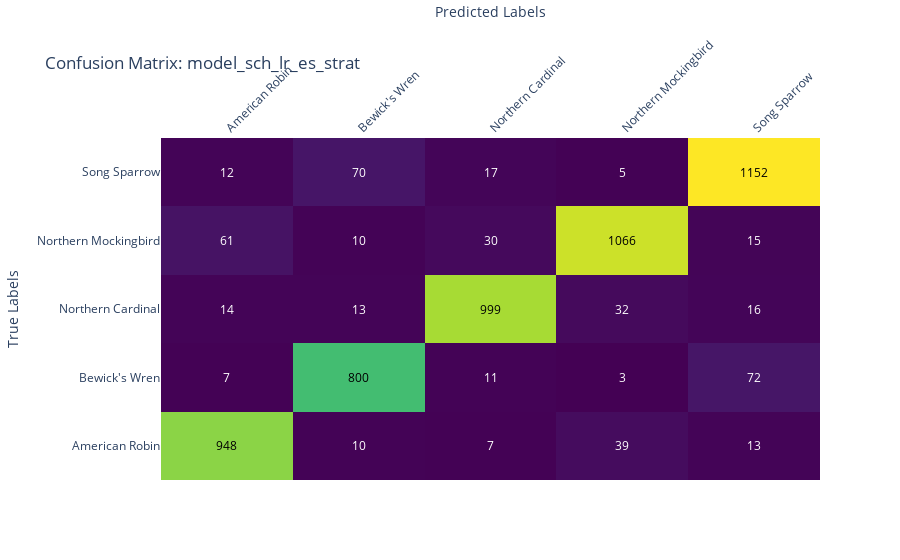
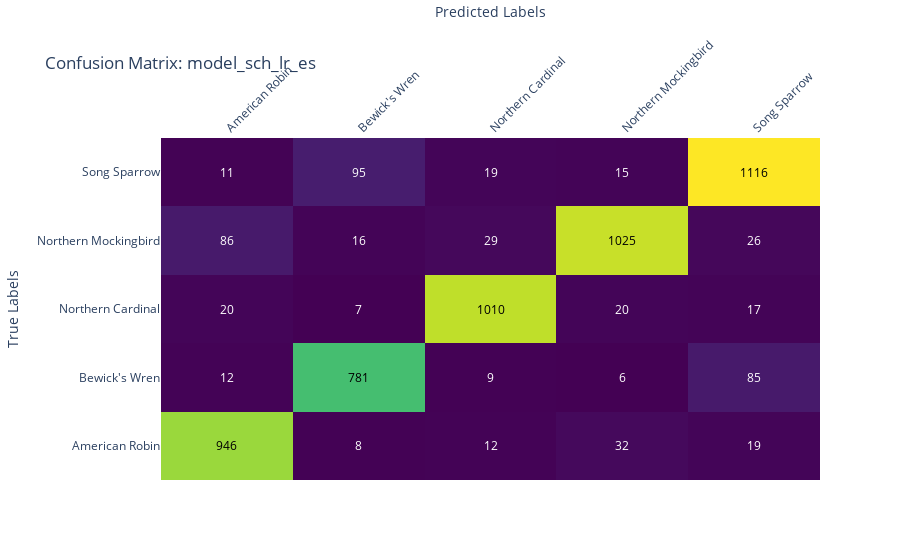
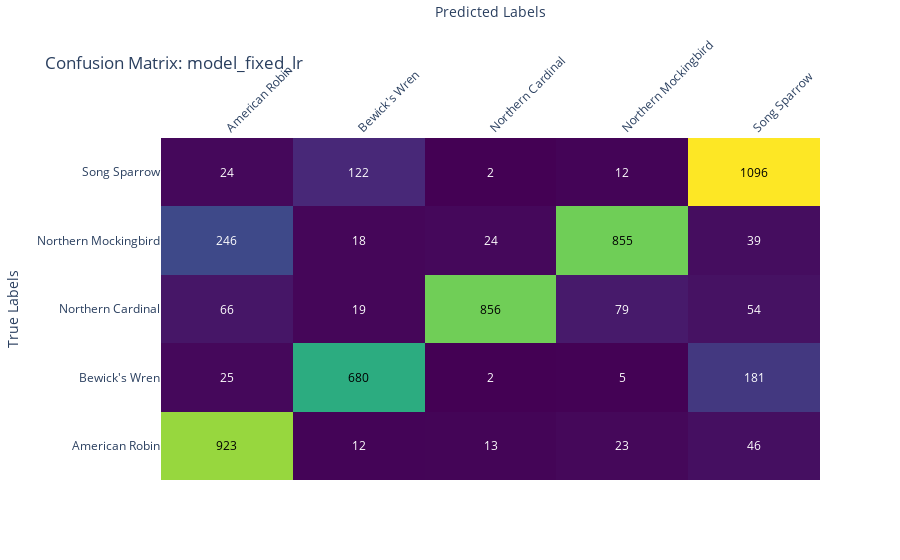

Notebook source saved alongside these figures, in order:
### Code cell
# Instantiate dataset class
bird_dataset = BirdSongDataset(csv_file=paths['csv_file_path'], root_dir=paths['wav_files_dir'])
label_encoder = bird_dataset.get_label_encoder()
test_loader = torch.utils.data.DataLoader(bird_dataset, batch_size=64, shuffle=False)
criterion = torch.nn.CrossEntropyLoss()

# List of model directories to evaluate
model_directories = ['model_sch_lr_es_strat', 'model_sch_lr_es', 'model_fixed_lr']

for model_dir in model_directories:
    evaluate_model(model_dir)

### Figure 1 — Plotly figure (JSON) as saved in the notebook; plotly's stock layout.template omitted (floating-point values rounded to 4 significant figures)
{"data": [{"colorscale": [[0, "#440154"], [0.1111, "#482878"], [0.2222, "#3e4989"], [0.3333, "#31688e"], [0.4444, "#26828e"], [0.5556, "#1f9e89"], [0.6667, "#35b779"], [0.7778, "#6ece58"], [0.8889, "#b5de2b"], [1, "#fde725"]], "reversescale": false, "showscale": false, "type": "heatmap", "x": ["American Robin", "Bewick's Wren", "Northern Cardinal", "Northern Mockingbird", "Song Sparrow"], "y": ["American Robin", "Bewick's Wren", "Northern Cardinal", "Northern Mockingbird", "Song Sparrow"], "z": [[948, 10, 7, 39, 13], [7, 800, 11, 3, 72], [14, 13, 999, 32, 16], [61, 10, 30, 1066, 15], [12, 70, 17, 5, 1152]]}], "layout": {"annotations": [{"font": {"color": "#000000"}, "showarrow": false, "text": "948", "x": "American Robin", "xref": "x", "y": "American Robin", "yref": "y"}, {"font": {"color": "#FFFFFF"}, "showarrow": false, "text": "10", "x": "Bewick's Wren", "xref": "x", "y": "American Robin", "yref": "y"}, {"font": {"color": "#FFFFFF"}, "showarrow": false, "text": "7", "x": "Northern Cardinal", "xref": "x", "y": "American Robin", "yref": "y"}, {"font": {"color": "#FFFFFF"}, "showarrow": false, "text": "39", "x": "Northern Mockingbird", "xref": "x", "y": "American Robin", "yref": "y"}, {"font": {"color": "#FFFFFF"}, "showarrow": false, "text": "13", "x": "Song Sparrow", "xref": "x", "y": "American Robin", "yref": "y"}, {"font": {"color": "#FFFFFF"}, "showarrow": false, "text": "7", "x": "American Robin", "xref": "x", "y": "Bewick's Wren", "yref": "y"}, {"font": {"color": "#000000"}, "showarrow": false, "text": "800", "x": "Bewick's Wren", "xref": "x", "y": "Bewick's Wren", "yref": "y"}, {"font": {"color": "#FFFFFF"}, "showarrow": false, "text": "11", "x": "Northern Cardinal", "xref": "x", "y": "Bewick's Wren", "yref": "y"}, {"font": {"color": "#FFFFFF"}, "showarrow": false, "text": "3", "x": "Northern Mockingbird", "xref": "x", "y": "Bewick's Wren", "yref": "y"}, {"font": {"color": "#FFFFFF"}, "showarrow": false, "text": "72", "x": "Song Sparrow", "xref": "x", "y": "Bewick's Wren", "yref": "y"}, {"font": {"color": "#FFFFFF"}, "showarrow": false, "text": "14", "x": "American Robin", "xref": "x", "y": "Northern Cardinal", "yref": "y"}, {"font": {"color": "#FFFFFF"}, "showarrow": false, "text": "13", "x": "Bewick's Wren", "xref": "x", "y": "Northern Cardinal", "yref": "y"}, {"font": {"color": "#000000"}, "showarrow": false, "text": "999", "x": "Northern Cardinal", "xref": "x", "y": "Northern Cardinal", "yref": "y"}, {"font": {"color": "#FFFFFF"}, "showarrow": false, "text": "32", "x": "Northern Mockingbird", "xref": "x", "y": "Northern Cardinal", "yref": "y"}, {"font": {"color": "#FFFFFF"}, "showarrow": false, "text": "16", "x": "Song Sparrow", "xref": "x", "y": "Northern Cardinal", "yref": "y"}, {"font": {"color": "#FFFFFF"}, "showarrow": false, "text": "61", "x": "American Robin", "xref": "x", "y": "Northern Mockingbird", "yref": "y"}, {"font": {"color": "#FFFFFF"}, "showarrow": false, "text": "10", "x": "Bewick's Wren", "xref": "x", "y": "Northern Mockingbird", "yref": "y"}, {"font": {"color": "#FFFFFF"}, "showarrow": false, "text": "30", "x": "Northern Cardinal", "xref": "x", "y": "Northern Mockingbird", "yref": "y"}, {"font": {"color": "#000000"}, "showarrow": false, "text": "1066", "x": "Northern Mockingbird", "xref": "x", "y": "Northern Mockingbird", "yref": "y"}, {"font": {"color": "#FFFFFF"}, "showarrow": false, "text": "15", "x": "Song Sparrow", "xref": "x", "y": "Northern Mockingbird", "yref": "y"}, {"font": {"color": "#FFFFFF"}, "showarrow": false, "text": "12", "x": "American Robin", "xref": "x", "y": "Song Sparrow", "yref": "y"}, {"font": {"color": "#FFFFFF"}, "showarrow": false, "text": "70", "x": "Bewick's Wren", "xref": "x", "y": "Song Sparrow", "yref": "y"}, {"font": {"color": "#FFFFFF"}, "showarrow": false, "text": "17", "x": "Northern Cardinal", "xref": "x", "y": "Song Sparrow", "yref": "y"}, {"font": {"color": "#FFFFFF"}, "showarrow": false, "text": "5", "x": "Northern Mockingbird", "xref": "x", "y": "Song Sparrow", "yref": "y"}, {"font": {"color": "#000000"}, "showarrow": false, "text": "1152", "x": "Song Sparrow", "xref": "x", "y": "Song Sparrow", "yref": "y"}], "title": {"text": "Confusion Matrix: model_sch_lr_es_strat"}, "xaxis": {"dtick": 1, "gridcolor": "rgb(0, 0, 0)", "side": "top", "tickangle": -45, "ticks": "", "ticktext": ["American Robin", "Bewick's Wren", "Northern Cardinal", "Northern Mockingbird", "Song Sparrow"], "tickvals": [0, 1, 2, 3, 4], "title": {"text": "Predicted Labels"}}, "yaxis": {"dtick": 1, "ticks": "", "ticksuffix": "  ", "ticktext": ["American Robin", "Bewick's Wren", "Northern Cardinal", "Northern Mockingbird", "Song Sparrow"], "tickvals": [0, 1, 2, 3, 4], "title": {"text": "True Labels"}}}}

### Figure 2 — Plotly figure (JSON) as saved in the notebook; plotly's stock layout.template omitted (floating-point values rounded to 4 significant figures)
{"data": [{"colorscale": [[0, "#440154"], [0.1111, "#482878"], [0.2222, "#3e4989"], [0.3333, "#31688e"], [0.4444, "#26828e"], [0.5556, "#1f9e89"], [0.6667, "#35b779"], [0.7778, "#6ece58"], [0.8889, "#b5de2b"], [1, "#fde725"]], "reversescale": false, "showscale": false, "type": "heatmap", "x": ["American Robin", "Bewick's Wren", "Northern Cardinal", "Northern Mockingbird", "Song Sparrow"], "y": ["American Robin", "Bewick's Wren", "Northern Cardinal", "Northern Mockingbird", "Song Sparrow"], "z": [[946, 8, 12, 32, 19], [12, 781, 9, 6, 85], [20, 7, 1010, 20, 17], [86, 16, 29, 1025, 26], [11, 95, 19, 15, 1116]]}], "layout": {"annotations": [{"font": {"color": "#000000"}, "showarrow": false, "text": "946", "x": "American Robin", "xref": "x", "y": "American Robin", "yref": "y"}, {"font": {"color": "#FFFFFF"}, "showarrow": false, "text": "8", "x": "Bewick's Wren", "xref": "x", "y": "American Robin", "yref": "y"}, {"font": {"color": "#FFFFFF"}, "showarrow": false, "text": "12", "x": "Northern Cardinal", "xref": "x", "y": "American Robin", "yref": "y"}, {"font": {"color": "#FFFFFF"}, "showarrow": false, "text": "32", "x": "Northern Mockingbird", "xref": "x", "y": "American Robin", "yref": "y"}, {"font": {"color": "#FFFFFF"}, "showarrow": false, "text": "19", "x": "Song Sparrow", "xref": "x", "y": "American Robin", "yref": "y"}, {"font": {"color": "#FFFFFF"}, "showarrow": false, "text": "12", "x": "American Robin", "xref": "x", "y": "Bewick's Wren", "yref": "y"}, {"font": {"color": "#000000"}, "showarrow": false, "text": "781", "x": "Bewick's Wren", "xref": "x", "y": "Bewick's Wren", "yref": "y"}, {"font": {"color": "#FFFFFF"}, "showarrow": false, "text": "9", "x": "Northern Cardinal", "xref": "x", "y": "Bewick's Wren", "yref": "y"}, {"font": {"color": "#FFFFFF"}, "showarrow": false, "text": "6", "x": "Northern Mockingbird", "xref": "x", "y": "Bewick's Wren", "yref": "y"}, {"font": {"color": "#FFFFFF"}, "showarrow": false, "text": "85", "x": "Song Sparrow", "xref": "x", "y": "Bewick's Wren", "yref": "y"}, {"font": {"color": "#FFFFFF"}, "showarrow": false, "text": "20", "x": "American Robin", "xref": "x", "y": "Northern Cardinal", "yref": "y"}, {"font": {"color": "#FFFFFF"}, "showarrow": false, "text": "7", "x": "Bewick's Wren", "xref": "x", "y": "Northern Cardinal", "yref": "y"}, {"font": {"color": "#000000"}, "showarrow": false, "text": "1010", "x": "Northern Cardinal", "xref": "x", "y": "Northern Cardinal", "yref": "y"}, {"font": {"color": "#FFFFFF"}, "showarrow": false, "text": "20", "x": "Northern Mockingbird", "xref": "x", "y": "Northern Cardinal", "yref": "y"}, {"font": {"color": "#FFFFFF"}, "showarrow": false, "text": "17", "x": "Song Sparrow", "xref": "x", "y": "Northern Cardinal", "yref": "y"}, {"font": {"color": "#FFFFFF"}, "showarrow": false, "text": "86", "x": "American Robin", "xref": "x", "y": "Northern Mockingbird", "yref": "y"}, {"font": {"color": "#FFFFFF"}, "showarrow": false, "text": "16", "x": "Bewick's Wren", "xref": "x", "y": "Northern Mockingbird", "yref": "y"}, {"font": {"color": "#FFFFFF"}, "showarrow": false, "text": "29", "x": "Northern Cardinal", "xref": "x", "y": "Northern Mockingbird", "yref": "y"}, {"font": {"color": "#000000"}, "showarrow": false, "text": "1025", "x": "Northern Mockingbird", "xref": "x", "y": "Northern Mockingbird", "yref": "y"}, {"font": {"color": "#FFFFFF"}, "showarrow": false, "text": "26", "x": "Song Sparrow", "xref": "x", "y": "Northern Mockingbird", "yref": "y"}, {"font": {"color": "#FFFFFF"}, "showarrow": false, "text": "11", "x": "American Robin", "xref": "x", "y": "Song Sparrow", "yref": "y"}, {"font": {"color": "#FFFFFF"}, "showarrow": false, "text": "95", "x": "Bewick's Wren", "xref": "x", "y": "Song Sparrow", "yref": "y"}, {"font": {"color": "#FFFFFF"}, "showarrow": false, "text": "19", "x": "Northern Cardinal", "xref": "x", "y": "Song Sparrow", "yref": "y"}, {"font": {"color": "#FFFFFF"}, "showarrow": false, "text": "15", "x": "Northern Mockingbird", "xref": "x", "y": "Song Sparrow", "yref": "y"}, {"font": {"color": "#000000"}, "showarrow": false, "text": "1116", "x": "Song Sparrow", "xref": "x", "y": "Song Sparrow", "yref": "y"}], "title": {"text": "Confusion Matrix: model_sch_lr_es"}, "xaxis": {"dtick": 1, "gridcolor": "rgb(0, 0, 0)", "side": "top", "tickangle": -45, "ticks": "", "ticktext": ["American Robin", "Bewick's Wren", "Northern Cardinal", "Northern Mockingbird", "Song Sparrow"], "tickvals": [0, 1, 2, 3, 4], "title": {"text": "Predicted Labels"}}, "yaxis": {"dtick": 1, "ticks": "", "ticksuffix": "  ", "ticktext": ["American Robin", "Bewick's Wren", "Northern Cardinal", "Northern Mockingbird", "Song Sparrow"], "tickvals": [0, 1, 2, 3, 4], "title": {"text": "True Labels"}}}}

### Figure 3 — Plotly figure (JSON) as saved in the notebook; plotly's stock layout.template omitted (floating-point values rounded to 4 significant figures)
{"data": [{"colorscale": [[0, "#440154"], [0.1111, "#482878"], [0.2222, "#3e4989"], [0.3333, "#31688e"], [0.4444, "#26828e"], [0.5556, "#1f9e89"], [0.6667, "#35b779"], [0.7778, "#6ece58"], [0.8889, "#b5de2b"], [1, "#fde725"]], "reversescale": false, "showscale": false, "type": "heatmap", "x": ["American Robin", "Bewick's Wren", "Northern Cardinal", "Northern Mockingbird", "Song Sparrow"], "y": ["American Robin", "Bewick's Wren", "Northern Cardinal", "Northern Mockingbird", "Song Sparrow"], "z": [[923, 12, 13, 23, 46], [25, 680, 2, 5, 181], [66, 19, 856, 79, 54], [246, 18, 24, 855, 39], [24, 122, 2, 12, 1096]]}], "layout": {"annotations": [{"font": {"color": "#000000"}, "showarrow": false, "text": "923", "x": "American Robin", "xref": "x", "y": "American Robin", "yref": "y"}, {"font": {"color": "#FFFFFF"}, "showarrow": false, "text": "12", "x": "Bewick's Wren", "xref": "x", "y": "American Robin", "yref": "y"}, {"font": {"color": "#FFFFFF"}, "showarrow": false, "text": "13", "x": "Northern Cardinal", "xref": "x", "y": "American Robin", "yref": "y"}, {"font": {"color": "#FFFFFF"}, "showarrow": false, "text": "23", "x": "Northern Mockingbird", "xref": "x", "y": "American Robin", "yref": "y"}, {"font": {"color": "#FFFFFF"}, "showarrow": false, "text": "46", "x": "Song Sparrow", "xref": "x", "y": "American Robin", "yref": "y"}, {"font": {"color": "#FFFFFF"}, "showarrow": false, "text": "25", "x": "American Robin", "xref": "x", "y": "Bewick's Wren", "yref": "y"}, {"font": {"color": "#000000"}, "showarrow": false, "text": "680", "x": "Bewick's Wren", "xref": "x", "y": "Bewick's Wren", "yref": "y"}, {"font": {"color": "#FFFFFF"}, "showarrow": false, "text": "2", "x": "Northern Cardinal", "xref": "x", "y": "Bewick's Wren", "yref": "y"}, {"font": {"color": "#FFFFFF"}, "showarrow": false, "text": "5", "x": "Northern Mockingbird", "xref": "x", "y": "Bewick's Wren", "yref": "y"}, {"font": {"color": "#FFFFFF"}, "showarrow": false, "text": "181", "x": "Song Sparrow", "xref": "x", "y": "Bewick's Wren", "yref": "y"}, {"font": {"color": "#FFFFFF"}, "showarrow": false, "text": "66", "x": "American Robin", "xref": "x", "y": "Northern Cardinal", "yref": "y"}, {"font": {"color": "#FFFFFF"}, "showarrow": false, "text": "19", "x": "Bewick's Wren", "xref": "x", "y": "Northern Cardinal", "yref": "y"}, {"font": {"color": "#000000"}, "showarrow": false, "text": "856", "x": "Northern Cardinal", "xref": "x", "y": "Northern Cardinal", "yref": "y"}, {"font": {"color": "#FFFFFF"}, "showarrow": false, "text": "79", "x": "Northern Mockingbird", "xref": "x", "y": "Northern Cardinal", "yref": "y"}, {"font": {"color": "#FFFFFF"}, "showarrow": false, "text": "54", "x": "Song Sparrow", "xref": "x", "y": "Northern Cardinal", "yref": "y"}, {"font": {"color": "#FFFFFF"}, "showarrow": false, "text": "246", "x": "American Robin", "xref": "x", "y": "Northern Mockingbird", "yref": "y"}, {"font": {"color": "#FFFFFF"}, "showarrow": false, "text": "18", "x": "Bewick's Wren", "xref": "x", "y": "Northern Mockingbird", "yref": "y"}, {"font": {"color": "#FFFFFF"}, "showarrow": false, "text": "24", "x": "Northern Cardinal", "xref": "x", "y": "Northern Mockingbird", "yref": "y"}, {"font": {"color": "#000000"}, "showarrow": false, "text": "855", "x": "Northern Mockingbird", "xref": "x", "y": "Northern Mockingbird", "yref": "y"}, {"font": {"color": "#FFFFFF"}, "showarrow": false, "text": "39", "x": "Song Sparrow", "xref": "x", "y": "Northern Mockingbird", "yref": "y"}, {"font": {"color": "#FFFFFF"}, "showarrow": false, "text": "24", "x": "American Robin", "xref": "x", "y": "Song Sparrow", "yref": "y"}, {"font": {"color": "#FFFFFF"}, "showarrow": false, "text": "122", "x": "Bewick's Wren", "xref": "x", "y": "Song Sparrow", "yref": "y"}, {"font": {"color": "#FFFFFF"}, "showarrow": false, "text": "2", "x": "Northern Cardinal", "xref": "x", "y": "Song Sparrow", "yref": "y"}, {"font": {"color": "#FFFFFF"}, "showarrow": false, "text": "12", "x": "Northern Mockingbird", "xref": "x", "y": "Song Sparrow", "yref": "y"}, {"font": {"color": "#000000"}, "showarrow": false, "text": "1096", "x": "Song Sparrow", "xref": "x", "y": "Song Sparrow", "yref": "y"}], "title": {"text": "Confusion Matrix: model_fixed_lr"}, "xaxis": {"dtick": 1, "gridcolor": "rgb(0, 0, 0)", "side": "top", "tickangle": -45, "ticks": "", "ticktext": ["American Robin", "Bewick's Wren", "Northern Cardinal", "Northern Mockingbird", "Song Sparrow"], "tickvals": [0, 1, 2, 3, 4], "title": {"text": "Predicted Labels"}}, "yaxis": {"dtick": 1, "ticks": "", "ticksuffix": "  ", "ticktext": ["American Robin", "Bewick's Wren", "Northern Cardinal", "Northern Mockingbird", "Song Sparrow"], "tickvals": [0, 1, 2, 3, 4], "title": {"text": "True Labels"}}}}
